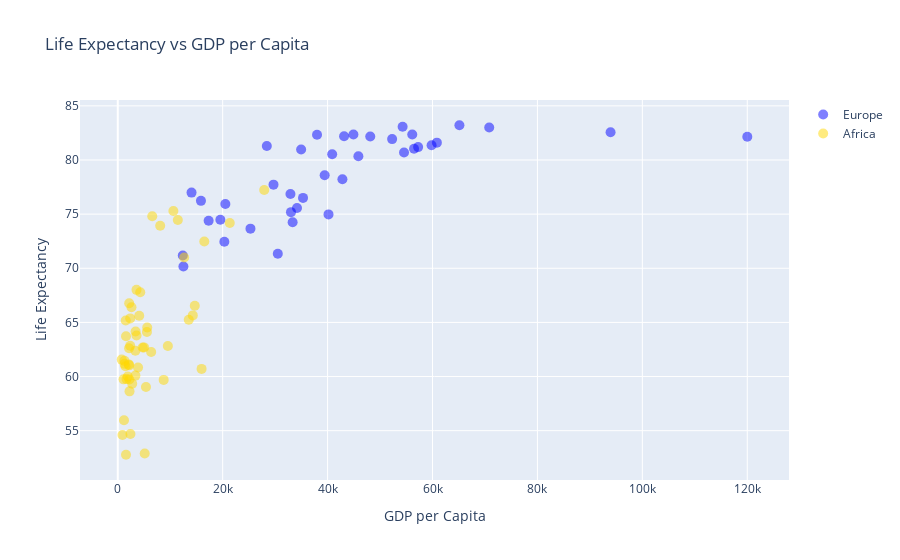

The code cell stored with this chart in its notebook:
### Markdown cell above
- With Plotly Graph Objects, we can (need to) define all parts of the figure manually.
- This means **more flexibility and control**, but also **more code**
- In particular:
    * We need to define the **data traces** manually
    * Pandas DataFrames are not supported directly
    * We need to label the axes manually
    * The hover information is not formatted nicely
    * ...

### Code cell
fig = go.Figure()

eu = df[df.continent=="Europe"]
af = df[df.continent=="Africa"]

fig.add_trace(
    go.Scatter(
        x=eu.gdp_capita,
        y=eu.life_expectancy, 
        mode='markers', 
        marker=dict(color='blue', size=10, opacity=0.5),
        name='Europe'
    )
)

fig.add_trace(
    go.Scatter(
        x=af.gdp_capita, 
        y=af.life_expectancy, 
        mode='markers', 
        marker=dict(color='gold', size=10, opacity=0.5), 
        name='Africa'
    )
)

fig.update_layout(
    title="Life Expectancy vs GDP per Capita",
    xaxis=dict(title="GDP per Capita"),
    yaxis=dict(title="Life Expectancy")
)

### Figure 1 — Plotly figure (JSON) as saved in the notebook; plotly's stock layout.template omitted (floating-point values rounded to 4 significant figures)
{"data": [{"marker": {"color": "blue", "opacity": 0.5, "size": 10}, "mode": "markers", "name": "Europe", "type": "scatter", "x": [14060.0, NaN, 57260.0, 20320.0, 54570.0, 15860.0, 25300.0, 29690.0, 42830.0, 60830.0, 39440.0, NaN, 52310.0, 48130.0, 56480.0, NaN, 28420.0, 34170.0, 54300.0, 93940.0, NaN, 43140.0, 33020.0, NaN, 40180.0, 120000.0, 44930.0, 12510.0, NaN, 20510.0, 59820.0, 17320.0, 65130.0, 35320.0, 34960.0, 33340.0, 30510.0, 59520.0, 19560.0, 32920.0, 40870.0, 37990.0, 56140.0, 70810.0, 12390.0, 45870.0], "y": [76.99, NaN, 81.19, 72.46, 80.7, 76.22, 73.66, 77.72, 78.23, 81.6, 78.6, 83.2, 81.93, 82.18, 81.04, 82.2, 81.29, 75.57, 83.06, 82.56, 80.59, 82.2, 75.19, 81.66, 74.98, 82.14, 82.35, 70.17, NaN, 75.93, 81.36, 74.4, 83.21, 76.5, 80.98, 74.25, 71.34, NaN, 74.48, 76.87, 80.53, 82.33, 82.36, 83.0, 71.19, 80.35]}, {"marker": {"color": "gold", "opacity": 0.5, "size": 10}, "mode": "markers", "name": "Africa", "type": "scatter", "x": [11450.0, 6367.0, 3365.0, 14300.0, 2211.0, 751.2, 6577.0, 3871.0, 895.3, 1573.0, 3403.0, 1103.0, 3574.0, 5377.0, 5020.0, 12660.0, 15980.0, NaN, 8755.0, 2379.0, 14680.0, 2157.0, 5558.0, 2750.0, 1905.0, 4749.0, 2413.0, 1461.0, 16500.0, 1517.0, 1573.0, 2243.0, 5613.0, 21350.0, 8089.0, 1303.0, 9548.0, 1283.0, 5138.0, 2182.0, 4286.0, 3574.0, 27920.0, 1675.0, 1191.0, 13530.0, NaN, 4092.0, 2613.0, 2180.0, 10600.0, 2366.0, 3362.0, 2102.0], "y": [74.45, 62.26, 60.09, 65.65, 59.73, 61.57, 74.81, 60.83, 54.6, 52.78, 64.17, 59.74, 63.78, 59.03, 62.69, 70.99, 60.71, 67.13, 59.69, 65.37, 66.53, 62.61, 64.11, 59.33, 60.0, 62.67, 54.69, 60.95, 72.47, 65.18, 63.72, 58.63, 64.53, 74.18, 73.92, 61.17, 62.83, 61.45, 52.89, 66.77, 67.78, 68.01, 77.24, 59.76, 55.97, 65.25, 55.48, 65.61, 66.41, 61.03, 75.29, 62.85, 62.38, 61.12]}], "layout": {"title": {"text": "Life Expectancy vs GDP per Capita"}, "xaxis": {"title": {"text": "GDP per Capita"}}, "yaxis": {"title": {"text": "Life Expectancy"}}}}
